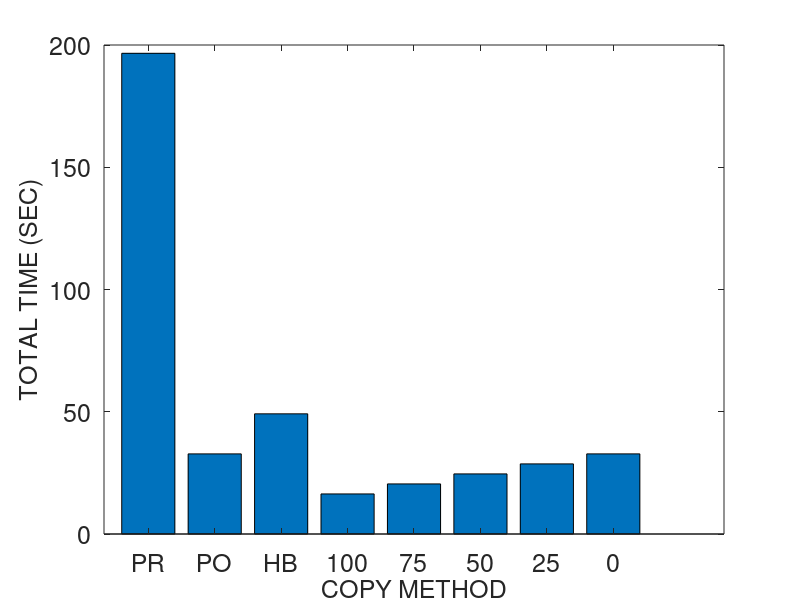
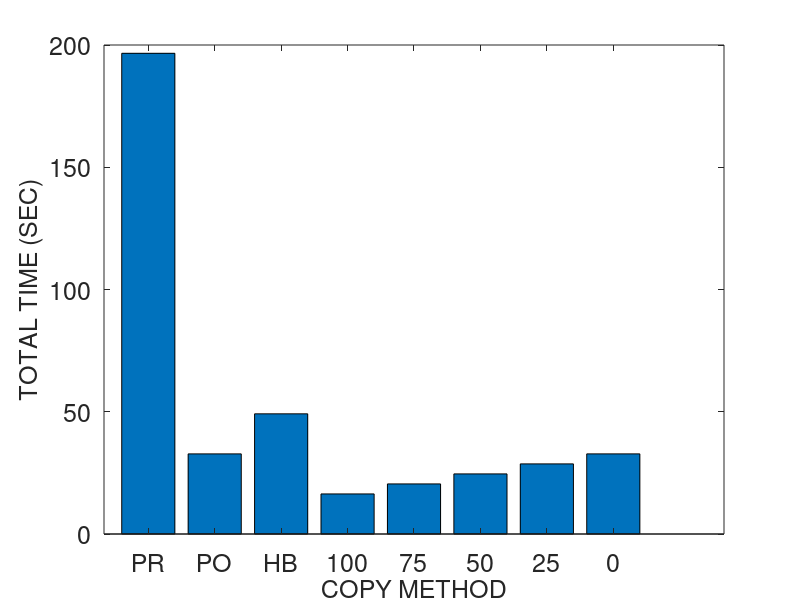
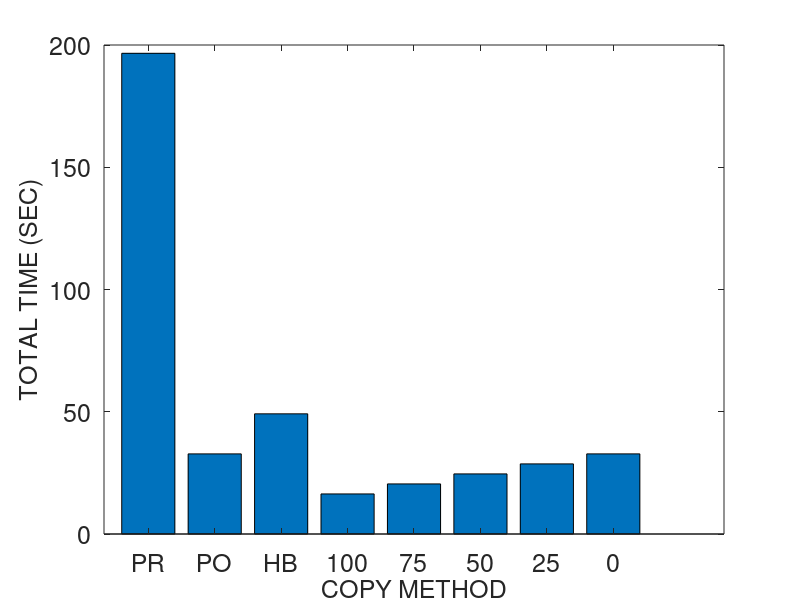
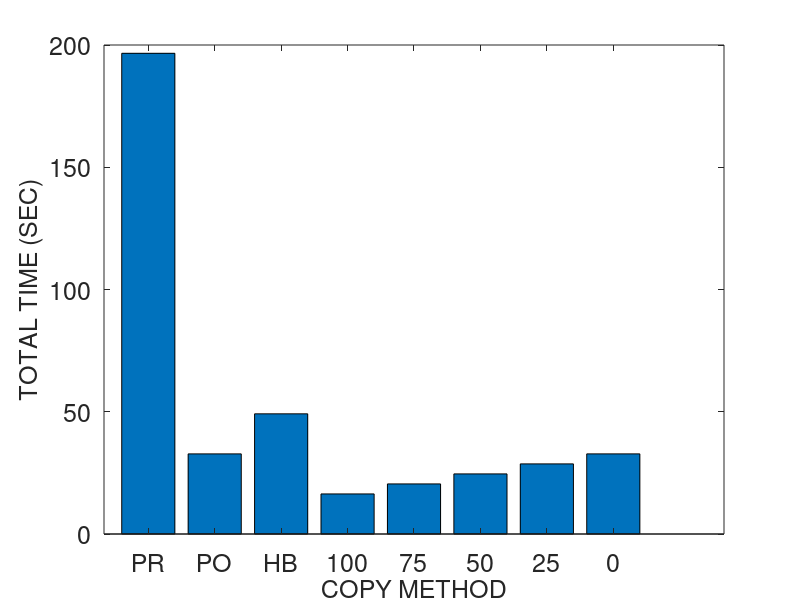

Reproduce these figures in MATLAB, in order.
% basic hybrid copy migration
	global wss numpages readrate dirtyrate pagesize b scinfo
	global totaltime downtime totaldata

% memory size in MB
r = 4096
r *= 1024 % convert to KB

% page dirty rate in percent (%): against to total memory pages
readrate = 50
prefix = strcat ("M4G_R", num2str(readrate))
readrate /= 100

dirtyrate = 50 
prefix = strcat (prefix, "_W", num2str(dirtyrate))
dirtyrate /= 100

% prediction accuracy 0 through 1
acc = 1

pagesize = 4 % in KB
numpages = r / pagesize

% delta compression rate
comp = 0.5 

% amount of CPU and device states in KB 
scinfo = 100

% working set size in number of pages
wss = numpages * 0.25

% 0: zero, 1: read, 2: dirtied, 3: inactive data
mem = zeros(1, numpages);

run = 1

%prefix = strcat (prefix, "_acc", num2str(acc), "_r", num2str(run))

% bandwidth in gbps
b = 1000 
b = b * 1024/8 % convert to KB

%fontsize = 10
fontsize = 18
%fontsize = 20

totaltime = 0;
downtime = 0;
totaldata = 0;

A = zeros(8, 3);

%%%%%%%%%%%%%%%%%%%%%%%%%%%%%%
% precopy migration
%%%%%%%%%%%%%%%%%%%%%%%%%%%%%%
fprintf('\n')
disp('==================== Precopy migration ====================')
% iterations
present = numpages * pagesize
iter = 0
while present > 50 && iter < 29 && totaldata < 4*r
	pretime = present / b
	totaltime += pretime
	totaldata += present
	present = numpages * pagesize * dirtyrate 
	%dirts = wss * dirtyrate
	iter += 1
end

% stop-and-copy phase
% stop conditions: 29 iterations, 50 pages, 4 memory size sent
scsent = scinfo + present * pagesize
downtime = scsent / b
totaltime += downtime
totaldata += scsent

% network fault rate
NFR = 0

A (1, 1) = totaltime;
A (1, 2) = downtime;
A (1, 3) = totaldata;

%%%%%%%%%%%%%%%%%%%%%%%%%%%%%%
% postcopy migration
%%%%%%%%%%%%%%%%%%%%%%%%%%%%%%
fprintf('\n')
disp('===================== Postcopy migration ======================')
totaltime = 0;
downtime = 0;
totaldata = 0;

% stop-and-copy phase
scsent = scinfo
downtime = scsent / b
totaltime += downtime
totaldata += scsent

% prepaging (bubbling) and on-demand paging
postsent = r
posttime = postsent/b
totaltime += posttime
totaldata += postsent
% network fault rate
NFR = 0.2

A (2, 1) = totaltime;
A (2, 2) = downtime;
A (2, 3) = totaldata;

%%%%%%%%%%%%%%%%%%%%%%%%%%%%%%
% hybrid copy migration
%%%%%%%%%%%%%%%%%%%%%%%%%%%%%%
fprintf('\n')
disp('==================== Hybrid copy migration ====================')
totaltime = 0;
downtime = 0;
totaldata = 0;

% precopy phase: single iteration
present = r
pretime = present / b
totaltime += pretime
totaldata += present

% stop-and-copy phase
bitmapsize = 500 % KB
scsent = scinfo + bitmapsize
downtime = scsent / b
totaltime += downtime
totaldata += scsent

% postcopy phase: prepaging (bubbling) and on-demand paging
%dirts = wss * dirtyrate
dirts = numpages * dirtyrate
postsent = dirts * pagesize
posttime = postsent/b
totaltime += posttime
totaldata += postsent
% network fault rate
NFR = 0.2

A (3, 1) = totaltime;
A (3, 2) = downtime;
A (3, 3) = totaldata;

%%%%%%%%%%%%%%%%%%%%%%%%%%%%%%
% proactive hybrid copy migration
%%%%%%%%%%%%%%%%%%%%%%%%%%%%%%
%disp(char(10))
fprintf('\n')
disp('=============== Proactive hybrid copy migration ================')

function [tt, dt, td] = prohybrid(acc)
	global wss numpages readrate dirtyrate pagesize b scinfo
	global totaltime downtime totaldata

	totaltime = 0;
	downtime = 0;
	totaldata = 0;

% precopy phase
% LRU, PFR

% scan the dirtied pages
% for dirtied pages
% 	mark dirtied (1)
% 	mem(random (1, wss * 0.1))	
%randperm(int64(wss * 0.1));
% for read pages
% 	mark read (2)
% 	mem (random (wss * 0.1, wss * 0.2))

% for pages
% 	predict read/write

% send the pages most likely to be read and least likely to be dirtied
% do not send the pages most likely to be dirtied
% construct queue with the order of p1/p2
%reads = numpages * 0.4 
% total read rate = wss * read_rate = 0.25 * 0.16 = 0.04 (4%)
%read_rate = 0.16
%read_rate = 0.04 % 4% of total memory
% total write rate = wss * write_rate = 0.25 * 0.16 = 0.04 (4%)
%write_rate = 0.16
%write_rate = 0.04 % 4% of total memory
% simple case: readonly pages (RO) - zero dirtied pages 
%RO = 0.3
	pred_pages = numpages * readrate * acc

% LRU
% for LRU queue
% 	mark sent
%	insert the pages into cache and perform delta compression

	present = pred_pages * pagesize
	pretime = present/b
	totaltime += pretime
	totaldata += present

	% stop-and-copy phase
	% send the CPU and device states
	bitmapsize = 500 % KB
	scsent = scinfo + bitmapsize
	downtime = scsent/b
	totaltime += downtime
	totaldata += scsent

	% postcopy phase
	postsent = (numpages - pred_pages) * pagesize

	% exclude the predicted dirtied pages 
	pred_dirts = numpages * dirtyrate * acc
	postsent = (numpages - pred_pages - pred_dirts) * pagesize
	posttime = postsent/b
	totaltime += posttime
	totaldata += postsent
end

% network fault rate
NFR = 0.2

prohybrid(acc)
A (4, 1) = totaltime;
A (4, 2) = downtime;
A (4, 3) = totaldata;

acc = 0.75
prohybrid(acc);
A (5, 1) = totaltime;
A (5, 2) = downtime;
A (5, 3) = totaldata;

acc = 0.5
prohybrid(acc);
A (6, 1) = totaltime;
A (6, 2) = downtime;
A (6, 3) = totaldata;

acc = 0.25
prohybrid(acc);
A (7, 1) = totaltime;
A (7, 2) = downtime;
A (7, 3) = totaldata;

acc = 0
prohybrid(acc);
A (8, 1) = totaltime;
A (8, 2) = downtime;
A (8, 3) = totaldata

%%%%%%%%%%%%%%%%%%%%%%%%%%%%%%%%%%%%%%%%%%%%%%%%%%%%%%%
%                     plotting
% precopy
% postcopy
% hybrid
% pro-hybrid
%%%%%%%%%%%%%%%%%%%%%%%%%%%%%%%%%%%%%%%%%%%%%%%%%%%%%%%

%prefix = "M4G_R14W14_acc100_r1"
%prefix = strcat ("M4G_R", readrate, "W", dirtyrate, "acc", acc, "r", run)
%prefix = strcat (prefix, "W")
%prefix = strcat (prefix, dirtyrate)

dlmwrite (prefix, A, ' ')

%%%%%%%%%%%%%%%%%%%% total time %%%%%%%%%%%%%%%%%%%%%%
figure;
output = strcat(prefix, ".tt");
%output = prefix
%x = ['PRECOPY', 'POSTCOPY', 'HYBRID', 'PRO-HYBRID'];
%x = {'PRE', 'POST', 'HYBR', 'PROH100', 'PROH75', 'PROH50', 'PROH25', 'PROH0'};
x = {'PR', 'PO', 'HB', '100', '75', '50', '25', '0'};
%x = {'1', '2', '3', '4', '5', '6', '7', '8'};
xinterval = 1.5
xintervals = 1:xinterval:(xinterval*length(x));
%xintervals = 1:3:3*length(x);
%xintervals = 1:4:4*length(x);
%plot(x, A(:,2)/1000000, x, A(:,3)/1000000, '-.*');
%plot(A(:,2));

%xtics = 1:4:16
%bar(xtics, A(:,1))
%bar(A(:,1), XTicksLabelStyle = Diagonal)
bar(xintervals, A(:,1))
%bar(A(:,1))
%set(gca, 'XTick', 1:4:32, 'XTickLabel', x, 'FontSize', fontsize)
set(gca, 'XTick', xintervals, 'XTickLabel', x, 'FontSize', fontsize)
%set(gca, 'XTickLabel', x, 'FontSize', fontsize)
xlabel('COPY METHOD', 'FontSize', fontsize);
ylabel('TOTAL TIME (SEC)', 'FontSize', fontsize);
%legend('PRECOPY', 'POSTCOPY', 'HYBRID', 'PRO-HYBRID');
%bar(x, A(:,1))

saveas (1, strcat(output, ".png"));
saveas (1, strcat(output, ".eps"));
saveas (1, strcat(output, ".emf"));

%%%%%%%%%%%%%%%%%%%% downtime %%%%%%%%%%%%%%%%%%%%%%
figure;
output = strcat(prefix, ".dt");

%bar(A(:,2))
bar(xintervals, A(:,2))
%set(gca, 'XTick', 1:8, 'XTickLabel', x, 'FontSize', fontsize)
set(gca, 'XTick', xintervals, 'XTickLabel', x, 'FontSize', fontsize)
xlabel('COPY METHOD', 'FontSize', fontsize);
ylabel('DOWNTIME (SEC)', 'FontSize', fontsize);

saveas (1, strcat(output, ".png"));
saveas (1, strcat(output, ".eps"));
saveas (1, strcat(output, ".emf"));

%%%%%%%%%%%%%%%%%%%% total data %%%%%%%%%%%%%%%%%%%%%%
figure;
output = strcat(prefix, ".td");

%bar(A(:,3))
bar(xintervals, A(:,3))
%set(gca, 'XTick', 1:8, 'XTickLabel', x, 'FontSize', fontsize)
set(gca, 'XTick', xintervals, 'XTickLabel', x, 'FontSize', fontsize)
xlabel('COPY METHOD', 'FontSize', fontsize);
ylabel('TOTAL DATA TRANSFERRED (KB)', 'FontSize', fontsize);

saveas (1, strcat(output, ".png"));
saveas (1, strcat(output, ".eps"));
saveas (1, strcat(output, ".emf"));
